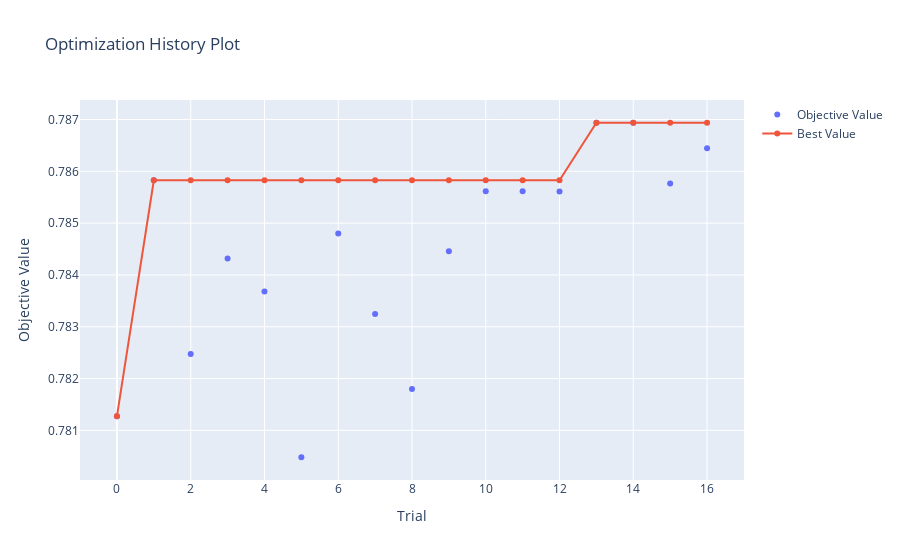

The code cell stored with this chart in its notebook:
### Code cell
fig = plot_optimization_history(data2)
fig.show()

### Figure 1 — Plotly figure (JSON) as saved in the notebook; plotly's stock layout.template omitted (floating-point values rounded to 4 significant figures)
{"data": [{"mode": "markers", "name": "Objective Value", "type": "scatter", "x": [0, 1, 2, 3, 4, 5, 6, 7, 8, 9, 10, 11, 12, 13, 14, 15, 16], "y": [0.7813, 0.7858, 0.7825, 0.7843, 0.7837, 0.7805, 0.7848, 0.7832, 0.7818, 0.7845, 0.7856, 0.7856, 0.7856, 0.7869, 0.7869, 0.7858, 0.7864]}, {"name": "Best Value", "type": "scatter", "x": [0, 1, 2, 3, 4, 5, 6, 7, 8, 9, 10, 11, 12, 13, 14, 15, 16], "y": [0.7813, 0.7858, 0.7858, 0.7858, 0.7858, 0.7858, 0.7858, 0.7858, 0.7858, 0.7858, 0.7858, 0.7858, 0.7858, 0.7869, 0.7869, 0.7869, 0.7869]}], "layout": {"title": {"text": "Optimization History Plot"}, "xaxis": {"title": {"text": "Trial"}}, "yaxis": {"title": {"text": "Objective Value"}}}}
